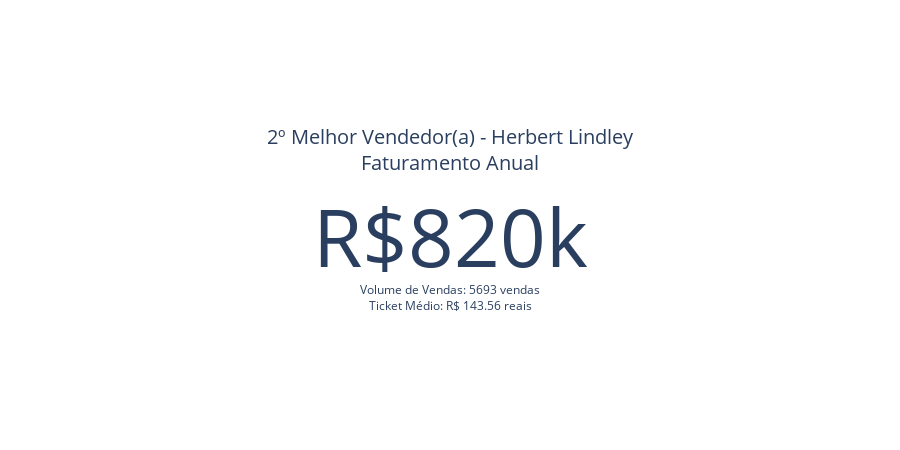

Notebook source saved alongside this figure:
### Code cell
# Criação do gráfico
fig5 = go.Figure()

fig5.add_trace(go.Indicator(
    mode='number',
    value=maior_faturamento_vendedor['valor_monetario_total'][1],
    number={'valueformat': ".2s", 'prefix': "R$"},
    title={
        'text': f"2º Melhor Vendedor(a) - {maior_faturamento_vendedor['nome_vendedor'][1]}<br><span style='font-size:100%'>Faturamento Anual</span>"
    }
))

# Adição de anotações com informações adicionais
fig5.add_annotation(
    x=0.5,
    y=0.2,
    xref='paper',
    yref='paper',
    text=(
        f"Volume de Vendas: {melhor_volume_vendas['valor_monetario_total'][0]} vendas<br>"
        f"Ticket Médio: R$ {round(ticket_medio['valor_monetario_total'][20], 2):,} reais"
    ),
    showarrow=False
)

# Configurações do layout
fig5.update_layout(height=450)

# Exibição do gráfico
fig5.show()

### Figure 1 — Plotly figure (JSON) as saved in the notebook; plotly's stock layout.template omitted (floating-point values rounded to 4 significant figures)
{"data": [{"mode": "number", "number": {"prefix": "R$", "valueformat": ".2s"}, "title": {"text": "2º Melhor Vendedor(a) - Herbert Lindley<br><span style='font-size:100%'>Faturamento Anual</span>"}, "type": "indicator", "value": 817300.0}], "layout": {"annotations": [{"showarrow": false, "text": "Volume de Vendas: 5693 vendas<br>Ticket Médio: R$ 143.56 reais", "x": 0.5, "xref": "paper", "y": 0.2, "yref": "paper"}], "height": 450}}
